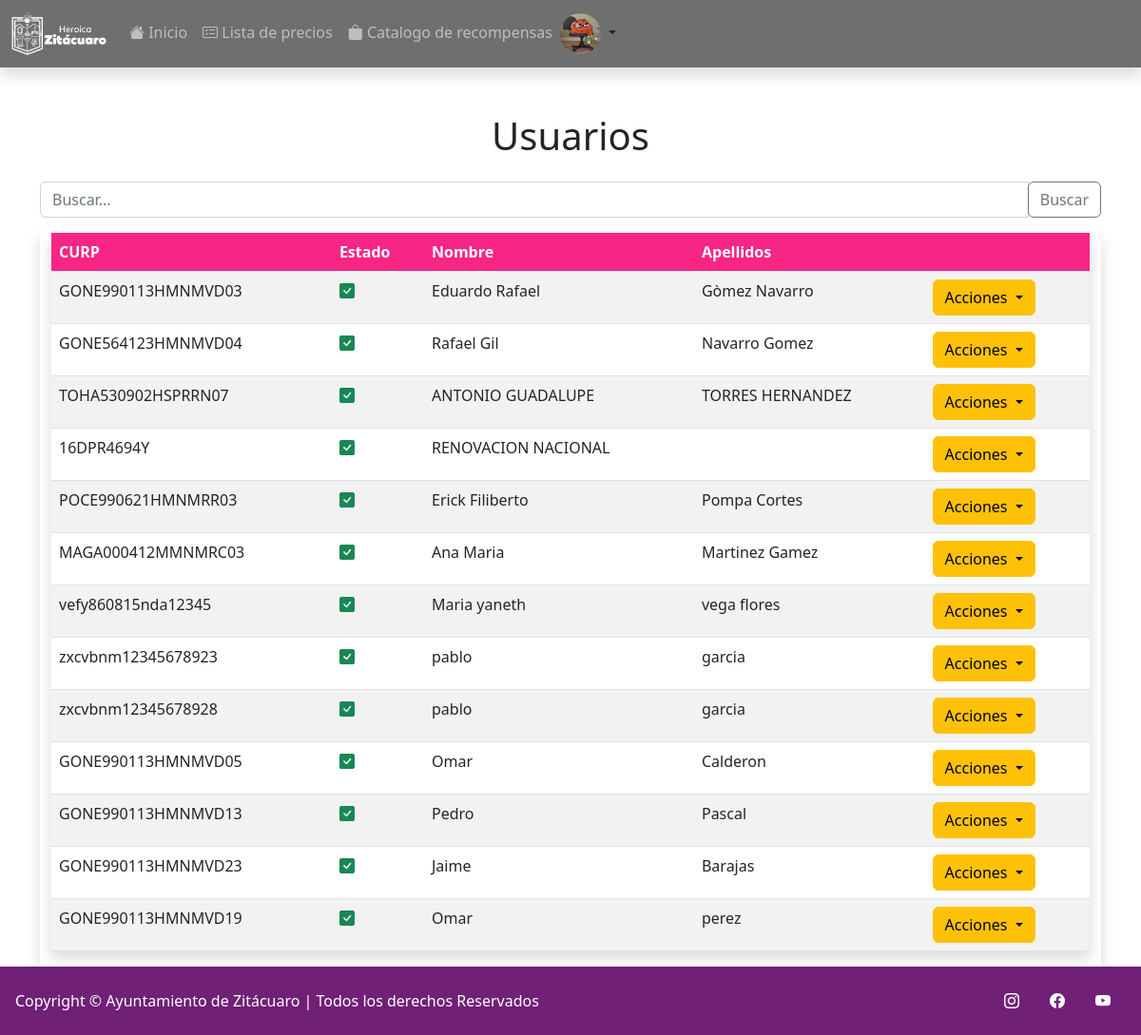
Screenshot of /usuarios/ (signed in) with the database file from the repository.
### reciclaje/models.py (models this page shows)
class User(AbstractUser):
    username = None
    Normal = 'Normal'
    ter_edad = 'Tercera Edad'
    Embarazadas = 'Embarazadas'
    Tipos =[
        (Normal, 'Normal'),
        (ter_edad, 'Tercera Edad'),
        (Embarazadas, 'Embarazadas')
    ]
    CURP = models.CharField(unique=True,  max_length = 18)
    fechaNacimiento = models.DateField(null = True, blank = True)
    puntos = models.IntegerField(blank = True, null = True, default=0)
    pic = models.ImageField(default='unknown.jpg')
    tipo = models.CharField(choices=Tipos, default=Normal, max_length=12)
    REQUIRED_FIELDS = []
    USERNAME_FIELD = 'CURP'
    class Meta:
        permissions = (("admin", "Funciones admin"),("recolector", "Funciones recolector"),("canjeador", "Funciones canjeador"))

### reciclaje/views.py (the view, shortened to what this page needs)
# urls.py: path('usuarios/', UsuarioList.as_view(template_name = "reciclaje/UsuarioList.html"), name='leerUsuarios'),
class UsuarioList(ListView ):
    model = User
    context_object_name = 'usuario'
    paginate_by = 35
    def get_context_data(self, **kwargs):
        context = super().get_context_data(**kwargs)
        queryset = self.request.GET.get("buscar")
        Trabajadores = Trabajador.objects.all()
        lista_trabajador = []
        for trabajador in Trabajadores:
            lista_trabajador.append(str(trabajador.trbajador))
        context['lista_trabajadores'] = lista_trabajador
        context['trabajador'] = Trabajadores
        return context

### reciclaje/templates/reciclaje/UsuarioList.html (shortened to what this page needs)
{% extends 'reciclaje/base.html' %}
{% load bootstrap4 %}
{% block content %}
    <h1 class="my-4" style="text-align: center ;">
        Usuarios
    </h1>
    <form action=""  method="get" >
    <div class="input-group mb-3">
        <input type="search" class="form-control" placeholder="Buscar..." name="buscar">
        <div class="input-group-append">
          <button class="btn btn-outline-secondary" type="submit">Buscar</button>
        </div>
      </div>
    </form>
    <div class="container shadow" style="overflow-x: scroll;">
    <div class="col-12">
    <table class="table table-striped  shadow " >
        <thead>
            <tr style="background-color: #f72585 ;">
                <th style="color:white ;">CURP</th>
                <th style="color:white" >Estado</th>
                <th style="color:white">Nombre</th>
                <th style="color:white" >Apellidos</th>
                <th style="color:white"></th>
            </tr>
        </thead>
        <tbody>
            {% for usuario in object_list %}
            <tr>
                <td>{{ usuario.CURP }}</td>
                {% if usuario.is_active %}
                    <td><i class="bi bi-check-square-fill text-success"></i></td>
                {% else %}
                    <td><i class="bi bi-x-square-fill text-danger"></i></td>
                {% endif %}
                <td>{{ usuario.first_name }}</td>
                <td>{{ usuario.last_name }}</td>
                <td>
                    <form action="{% url 'eliminarUsuario' usuario.id %}" method="post">
                        <div class="btn-group" role="group">
                            <button id="btnGroupDrop1" type="button" class="btn btn-warning dropdown-toggle" data-toggle="dropdown" aria-haspopup="true" aria-expanded="false">
                                Acciones
                            </button>
                        </div>
                    </form>
                </td>
            </tr>
            {% endfor %}
        </tbody>
    </table>
</div>
</div>
    {% endblock %}

### reciclaje/templates/reciclaje/base.html (shortened to what this page needs)
{% load static %}
<!DOCTYPE html>
<html lang="es">
<head>
    <link rel="stylesheet" href='{% static 'reciclaje/css/'%}Styles.css'>
    <link href="https://cdn.jsdelivr.net/npm/bootstrap@5.2.2/dist/css/bootstrap.min.css" rel="stylesheet">
    <link rel="stylesheet" href="https://cdn.jsdelivr.net/npm/bootstrap-icons@1.9.1/font/bootstrap-icons.css">
    <link rel="stylesheet" href="https://cdn.datatables.net/responsive/2.4.0/css/responsive.dataTables.min.css">
    <link rel="stylesheet" type="text/css" href="https://cdn.jsdelivr.net/npm/daterangepicker/daterangepicker.css" />
    <link rel="stylesheet" type="text/css" href="https://cdn.datatables.net/1.13.1/css/jquery.dataTables.css">
    <link rel="stylesheet" type="text/css" href="https://cdn.datatables.net/1.13.1/css/dataTables.bootstrap5.css"/>
    <link rel="stylesheet" type="text/css" href="https://cdn.datatables.net/buttons/2.3.3/css/buttons.bootstrap5.css"/>
</head>
<body>
    <nav class="navbar navbar-dark navbar-expand-md shadow" style="background-color: #6F6F6F; margin-bottom: 24px;">
        <div class="container-fluid">
            <a class="navbar-brand" href="{% url 'homee' %}"><img src="{% static 'reciclaje/img/'%}HZG_SFB.png" alt="logo" width="100" height="45"></a>
            <div class="collapse navbar-collapse" id="navbarTogglerDemo02">
            <ul class="navbar-nav me-auto mb-2 mb-lg-0">
                {% url 'homee' as url %}
                <li class="nav-item ">
                    <a class="nav-link {% if request.path == url %}active{% endif %}" aria-current="page" href="{% url 'homee' %}"><i class="bi bi-house-fill"></i> Inicio </a>
                  </li>
                  {% url 'TablaEquivalencia' as url %}
                  <li class="nav-item">
                    <a class="nav-link {% if request.path == url %}active{% endif %}" href="{% url 'TablaEquivalencia' %}"><i class="bi bi-card-checklist"></i> Lista de precios</a>
                  </li>
                  {% url 'catalogo' as url %}
                  <li class="nav-item">
                    <a class="nav-link {% if request.path == url %}active{% endif %}" href="{% url 'catalogo' %}"><i class="bi bi-bag-fill"></i> Catalogo de recompensas</a>
                  </li>
                  {% if user.is_authenticated%}
                  <div class="dropdown-center">
                    <a href="#" class="d-block link-dark text-decoration-none dropdown-toggle" data-bs-toggle="dropdown" aria-expanded="false">
                      <img src="{% static 'reciclaje/img/'%}{{request.user.pic}}" alt="mdo" width="43" height="43" class="rounded-circle">
                    </a>
                  </div>
                  {% endif %}
            </ul>
          </div>
      </nav>
      <div class="container" >
      {% block content %}(no content){% endblock %}
    </div>
    <footer class="footer" style="margin-top: auto;">
    <div class="row">
        <div class="col-6 d-flex justify-content-between align-items-center">
          <span class="mb-3 mb-md-0" style="color: white;">Copyright © Ayuntamiento de Zitácuaro | Todos los derechos Reservados </span>
        </div>
        <ul class="nav col-6 justify-content-end align-items-center list-unstyled d-flex">
          <a class="nav-link" href="https://www.instagram.com/zitacuaro_ayuntamiento/" style="color: white;"><i class="bi bi-instagram"></i></a>
          <a class="nav-link" href="https://www.facebook.com/ayuntamientozitacuaro/" style="color: white;"><i class="bi bi-facebook"></i></a>
          <a class="nav-link" href="https://www.youtube.com/channel/UC2m9bHbE2dXqnagMYmEag3A  " style="color: white;"><i class="bi bi-youtube"></i></a>
        </ul>
      </footer>
</body>
</html>

### reciclaje/static/reciclaje/css/Styles.css (style rules this page uses)
body { display: flex; flex-direction: column; min-height: 100vh; }
.footer { background-color: #702077; padding: 1rem; }

### rows the page displays
User: user.pic (picture), CURP "TOHA530902HSPRRN07", is_active True (drawn), first_name "ANTONIO GUADALUPE", last_name "TORRES HERNANDEZ"
User: CURP "GONE990113HMNMVD03", is_active True (drawn), first_name "Eduardo Rafael", last_name "Gòmez Navarro"
User: CURP "GONE564123HMNMVD04", is_active True (drawn), first_name "Rafael Gil", last_name "Navarro Gomez"
User: CURP "16DPR4694Y", is_active True (drawn), first_name "RENOVACION NACIONAL"
User: CURP "POCE990621HMNMRR03", is_active True (drawn), first_name "Erick Filiberto", last_name "Pompa Cortes"
User: CURP "MAGA000412MMNMRC03", is_active True (drawn), first_name "Ana Maria", last_name "Martinez Gamez"
User: CURP "vefy860815nda12345", is_active True (drawn), first_name "Maria yaneth", last_name "vega flores"
User: CURP "zxcvbnm12345678923", is_active True (drawn), first_name "pablo", last_name "garcia"
User: CURP "zxcvbnm12345678928", is_active True (drawn), first_name "pablo", last_name "garcia"
User: CURP "GONE990113HMNMVD05", is_active True (drawn), first_name "Omar", last_name "Calderon"
User: CURP "GONE990113HMNMVD13", is_active True (drawn), first_name "Pedro", last_name "Pascal"
User: CURP "GONE990113HMNMVD23", is_active True (drawn), first_name "Jaime", last_name "Barajas"
User: CURP "GONE990113HMNMVD19", is_active True (drawn), first_name "Omar", last_name "perez"
